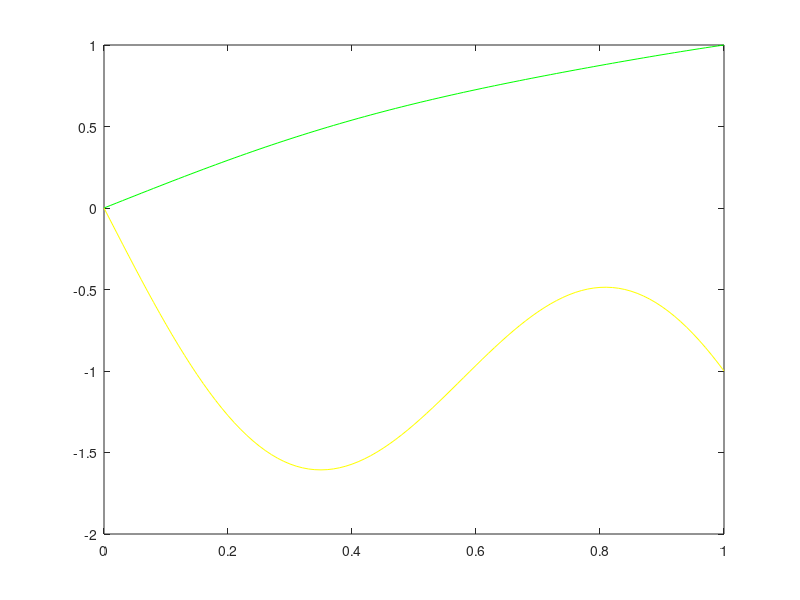

Reproduce this figure in MATLAB.
load('glob_Jacobian_matrix_U.txt'); %These need to be loaded after one iteration has already been performed
load('glob_Jacobian_matrix_V.txt'); %already done with U_init is zeros and v_init zeros
load('glob_residual_vec_U.txt');    %the solution for which is read into cpp file with readFile function
load('glob_residual_vec_V.txt'); %after pasting the new u and v into a txt file

U_init=load('U_vector3.txt'); %Should be the resultant after 1 iteration already completed
V_init=load('V_vector3.txt');
X_guess=0:0.01:1;

YU=-transpose(glob_Jacobian_matrix_U\glob_residual_vec_U);
YV=-transpose(glob_Jacobian_matrix_V\glob_residual_vec_V);

YU=[0,YU,0];
YV=[0,YV,0];

U_new=U_init+YU;
V_new=V_init+YV;



plot(X_guess,U_new,'g');
hold on
plot(X_guess,V_new,'y');